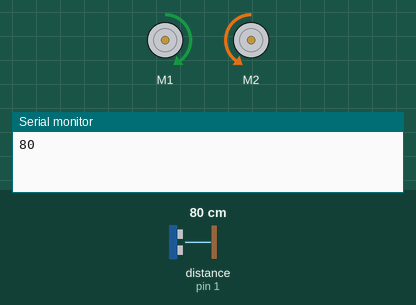
This sketch was run on a simulated Arduino Uno, built with avr-gcc and run on an emulated ATmega328P. On the bench: 2 × DC motor (green arrow = forward, orange = backward, longer = faster), the last lines printed to the serial monitor. The test bench sets the inputs (shaded band); at power-on: distance to the obstacle (sensor on pin 1) 80 cm.

Above: at 1.8 s.
1.9 s: distance to the obstacle (sensor on pin 1) set to 11 cm
6.1 s: distance to the obstacle (sensor on pin 1) set to 8 cm
At 7.1 s:
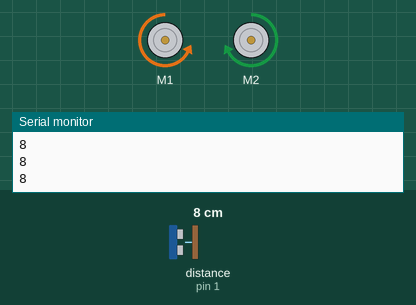
7.8 s: distance to the obstacle (sensor on pin 1) set to 18 cm
At 8.6 s:
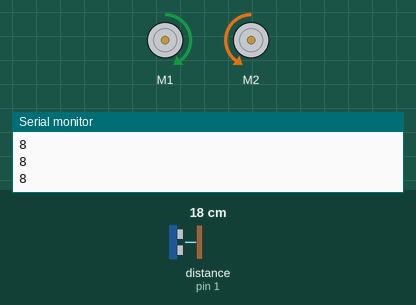
12.0 s: distance to the obstacle (sensor on pin 1) set to 2 cm
Timing chart, 0 to 14.5 s (numbered marks = the images above; inputs shaded):
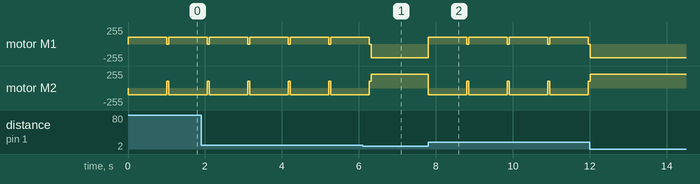

The sketch:

sketch_jun18a.ino
```cpp
long r;
#include <MeMCore.h>
MeUltrasonicSensor us(PORT_1);
MeLineFollower lf(PORT_3);
MeDCMotor m1(M1);
MeDCMotor m2(M2);
void setup() {
  // put your setup code here, to run once:
  Serial.begin(9600);
}
void loop() {
  // put your main code here, to run repeatedly:
  int v = lf.readSensors();
  int x = us.distanceCm();
  if (x >= 10) {
    if (v == 3) {
      m1.run(-100);
      m2.run(100);
    }
    if (v == 2) {
      m1.run(-100);
      m2.stop();
    }
    if (v == 1) {
      m1.stop();
      m2.run(100);
    }
    if (v == 0) {
      m1.run(100);
      m2.run(-100);
      delay(1000);
      m1.stop();
      m2.run(100);
    }
  } else {
    m1.run(-205);
    m2.run(205);
  }
 Serial.println(x);
 delay(50);
}
```

Measured:
- the behaviour switches between 10 and 9 cm on distance to the obstacle (sensor on pin 1) (found by bisection; images 0 and 1)
- after the input at 7.8 s, motor M1: backward 205/255 → forward 100/255 at once, → stopped 4.2 s later; motor M2: forward 205/255 → backward 100/255 at once, → forward 100/255 4.2 s later
- by itself, motor M1: alternates forward 100/255 for 1.0 s and stopped for 0.05 s
- by itself, motor M2: alternates forward 100/255 for 0.05 s and backward 100/255 for 1.0 s
